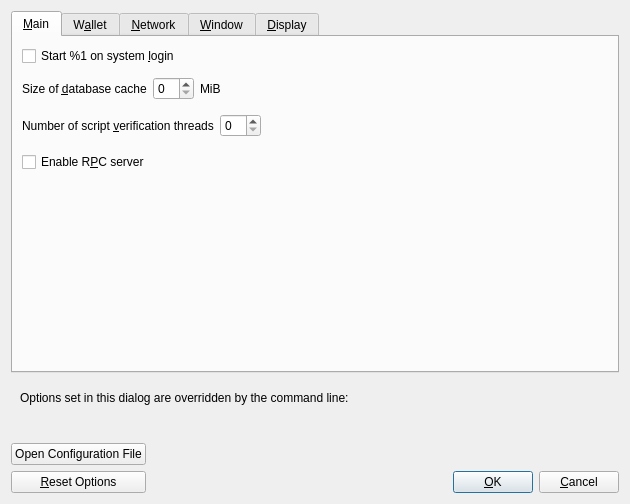
<?xml version="1.0" encoding="UTF-8"?>
<ui version="4.0">
 <class>OptionsDialog</class>
 <widget class="QDialog" name="OptionsDialog">
  <property name="geometry">
   <rect>
    <x>0</x>
    <y>0</y>
    <width>630</width>
    <height>440</height>
   </rect>
  </property>
  <property name="windowTitle">
   <string>Options</string>
  </property>
  <property name="modal">
   <bool>true</bool>
  </property>
  <layout class="QVBoxLayout" name="verticalLayout">
   <item>
    <widget class="QTabWidget" name="tabWidget">
     <property name="currentIndex">
      <number>0</number>
     </property>
     <widget class="QWidget" name="tabMain">
      <attribute name="title">
       <string>&amp;Main</string>
      </attribute>
      <layout class="QVBoxLayout" name="verticalLayout_Main">
       <item>
        <widget class="QCheckBox" name="bitcoinAtStartup">
         <property name="toolTip">
          <string>Automatically start %1 after logging in to the system.</string>
         </property>
         <property name="text">
          <string>Start %1 on system &amp;login</string>
         </property>
        </widget>
       </item>
       <item>
        <spacer name="horizontalSpacer_0_Main">
         <property name="orientation">
          <enum>Qt::Horizontal</enum>
         </property>
         <property name="sizeHint" stdset="0">
          <size>
           <width>40</width>
           <height>5</height>
          </size>
         </property>
        </spacer>
       </item>
       <item>
        <layout class="QHBoxLayout" name="horizontalLayout_2_Main">
         <item>
          <widget class="QLabel" name="databaseCacheLabel">
           <property name="toolTip">
            <string extracomment="Tooltip text for Options window setting that sets the size of the database cache. Explains the corresponding effects of increasing/decreasing this value.">Maximum database cache size. A larger cache can contribute to faster sync, after which the benefit is less pronounced for most use cases. Lowering the cache size will reduce memory usage. Unused mempool memory is shared for this cache.</string>
           </property>
           <property name="text">
            <string>Size of &amp;database cache</string>
           </property>
           <property name="textFormat">
            <enum>Qt::PlainText</enum>
           </property>
           <property name="buddy">
            <cstring>databaseCache</cstring>
           </property>
          </widget>
         </item>
         <item>
          <widget class="QSpinBox" name="databaseCache"/>
         </item>
         <item>
          <widget class="QLabel" name="databaseCacheUnitLabel">
           <property name="text">
            <string>MiB</string>
           </property>
           <property name="textFormat">
            <enum>Qt::PlainText</enum>
           </property>
          </widget>
         </item>
         <item>
          <spacer name="horizontalSpacer_2_Main">
           <property name="orientation">
            <enum>Qt::Horizontal</enum>
           </property>
           <property name="sizeHint" stdset="0">
            <size>
             <width>40</width>
             <height>20</height>
            </size>
           </property>
          </spacer>
         </item>
        </layout>
       </item>
       <item>
        <layout class="QHBoxLayout" name="horizontalLayout_Main_VerifyLabel">
         <item>
          <widget class="QLabel" name="threadsScriptVerifLabel">
           <property name="toolTip">
            <string extracomment="Tooltip text for Options window setting that sets the number of script verification threads. Explains that negative values mean to leave these many cores free to the system.">Set the number of script verification threads. Negative values correspond to the number of cores you want to leave free to the system.</string>
           </property>
           <property name="text">
            <string>Number of script &amp;verification threads</string>
           </property>
           <property name="textFormat">
            <enum>Qt::PlainText</enum>
           </property>
           <property name="buddy">
            <cstring>threadsScriptVerif</cstring>
           </property>
          </widget>
         </item>
         <item>
          <widget class="QSpinBox" name="threadsScriptVerif">
           <property name="toolTip">
            <string>(0 = auto, &lt;0 = leave that many cores free)</string>
           </property>
          </widget>
         </item>
         <item>
          <spacer name="horizontalSpacer_Main_Threads">
           <property name="orientation">
            <enum>Qt::Horizontal</enum>
           </property>
           <property name="sizeHint" stdset="0">
            <size>
             <width>40</width>
             <height>40</height>
            </size>
           </property>
          </spacer>
         </item>
        </layout>
       </item>
       <item>
        <widget class="QCheckBox" name="enableServer">
         <property name="toolTip">
          <string extracomment="Tooltip text for Options window setting that enables the RPC server.">This allows you or a third party tool to communicate with the node through command-line and JSON-RPC commands.</string>
         </property>
         <property name="text">
          <string extracomment="An Options window setting to enable the RPC server.">Enable R&amp;PC server</string>
         </property>
        </widget>
       </item>
       <item>
        <spacer name="verticalSpacer_Main">
         <property name="orientation">
          <enum>Qt::Vertical</enum>
         </property>
         <property name="sizeHint" stdset="0">
          <size>
           <width>20</width>
           <height>40</height>
          </size>
         </property>
        </spacer>
       </item>
      </layout>
     </widget>
     <widget class="QWidget" name="tabWallet">
      <attribute name="title">
       <string>W&amp;allet</string>
      </attribute>
      <layout class="QVBoxLayout" name="verticalLayout_Wallet">
       <item>
        <widget class="QCheckBox" name="subFeeFromAmount">
         <property name="toolTip">
          <string extracomment="Tooltip text for Options window setting that sets subtracting the fee from a sending amount as default.">Whether to set subtract fee from amount as default or not.</string>
         </property>
         <property name="text">
          <string extracomment="An Options window setting to set subtracting the fee from a sending amount as default.">Subtract &amp;fee from amount by default</string>
         </property>
        </widget>
       </item>
       <item>
        <widget class="QGroupBox" name="groupBox">
         <property name="title">
          <string>Expert</string>
         </property>
         <layout class="QVBoxLayout" name="verticalLayout_2">
          <item>
           <widget class="QCheckBox" name="coinControlFeatures">
            <property name="toolTip">
             <string>Whether to show coin control features or not.</string>
            </property>
            <property name="text">
             <string>Enable coin &amp;control features</string>
            </property>
           </widget>
          </item>
          <item>
           <widget class="QCheckBox" name="spendZeroConfChange">
            <property name="toolTip">
             <string>If you disable the spending of unconfirmed change, the change from a transaction cannot be used until that transaction has at least one confirmation. This also affects how your balance is computed.</string>
            </property>
            <property name="text">
             <string>&amp;Spend unconfirmed change</string>
            </property>
           </widget>
          </item>
          <item>
           <widget class="QCheckBox" name="m_enable_psbt_controls">
            <property name="text">
             <string extracomment="An options window setting to enable PSBT controls.">Enable &amp;PSBT controls</string>
            </property>
            <property name="toolTip">
             <string extracomment="Tooltip text for options window setting that enables PSBT controls.">Whether to show PSBT controls.</string>
            </property>
           </widget>
          </item>
          <item>
           <widget class="QCheckBox" name="checkGithub">
            <property name="toolTip">
             <string>Whether to check official github for wallet updates on the startup.</string>
            </property>
            <property name="text">
             <string>&amp;Check github for updates on startup</string>
            </property>
           </widget>
          </item>
          <item>
           <widget class="QCheckBox" name="splitCoins">
            <property name="toolTip">
             <string>Whether to split coins or not during minting.</string>
            </property>
            <property name="text">
             <string>&amp;Split coins when minting</string>
            </property>
           </widget>
          </item>
          <item>
           <widget class="QCheckBox" name="combineCoins">
            <property name="toolTip">
             <string>Whether to combine coins or not during minting.</string>
            </property>
            <property name="text">
             <string>&amp;Combine coins when minting</string>
            </property>
           </widget>
          </item>
          <item>
           <layout class="QHBoxLayout" name="horizontalLayout_minting" stretch="0,0,0,0">
            <item>
             <widget class="QLabel" name="maxMintingUtxosLabel">
              <property name="text">
               <string>&amp;Maximum minting outputs:</string>
              </property>
              <property name="textFormat">
               <enum>Qt::PlainText</enum>
              </property>
              <property name="buddy">
               <cstring>maxMintingUtxos</cstring>
              </property>
             </widget>
            </item>
            <item>
             <widget class="QLineEdit" name="maxMintingUtxos">
              <property name="minimumSize">
               <size>
                <width>55</width>
                <height>0</height>
               </size>
              </property>
              <property name="maximumSize">
               <size>
                <width>55</width>
                <height>16777215</height>
               </size>
              </property>
              <property name="toolTip">
               <string>Maximum number of minting outputs (e.g. 1000)</string>
              </property>
             </widget>
            </item>
           </layout>
          </item>
         </layout>
        </widget>
       </item>
       <item>
        <widget class="QGroupBox" name="groupBoxHww">
         <property name="title">
          <string>External Signer (e.g. hardware wallet)</string>
         </property>
         <layout class="QVBoxLayout" name="verticalLayoutHww">
          <item>
           <layout class="QHBoxLayout" name="horizontalLayoutHww">
            <item>
             <widget class="QLabel" name="externalSignerPathLabel">
              <property name="text">
               <string>&amp;External signer script path</string>
              </property>
              <property name="buddy">
               <cstring>externalSignerPath</cstring>
              </property>
             </widget>
            </item>
            <item>
             <widget class="QLineEdit" name="externalSignerPath">
              <property name="toolTip">
               <string>Full path to a %1 compatible script (e.g. C:\Downloads\hwi.exe or /Users/you/Downloads/hwi.py). Beware: malware can steal your coins!</string>
              </property>
             </widget>
            </item>
           </layout>
          </item>
         </layout>
        </widget>
       </item>
       <item>
        <spacer name="verticalSpacer_Wallet">
         <property name="orientation">
          <enum>Qt::Vertical</enum>
         </property>
         <property name="sizeHint" stdset="0">
          <size>
           <width>20</width>
           <height>40</height>
          </size>
         </property>
        </spacer>
       </item>
      </layout>
     </widget>
     <widget class="QWidget" name="tabNetwork">
      <attribute name="title">
       <string>&amp;Network</string>
      </attribute>
      <layout class="QVBoxLayout" name="verticalLayout_Network">
       <item>
        <widget class="QCheckBox" name="mapPortUpnp">
         <property name="toolTip">
          <string>Automatically open the EqualishCoin client port on the router. This only works when your router supports UPnP and it is enabled.</string>
         </property>
         <property name="text">
          <string>Map port using &amp;UPnP</string>
         </property>
        </widget>
       </item>
       <item>
        <widget class="QCheckBox" name="mapPortNatpmp">
         <property name="toolTip">
          <string>Automatically open the Bitcoin client port on the router. This only works when your router supports NAT-PMP and it is enabled. The external port could be random.</string>
         </property>
         <property name="text">
          <string>Map port using NA&amp;T-PMP</string>
         </property>
        </widget>
       </item>
       <item>
        <widget class="QCheckBox" name="allowIncoming">
         <property name="toolTip">
          <string>Accept connections from outside.</string>
         </property>
         <property name="text">
          <string>Allow incomin&amp;g connections</string>
         </property>
        </widget>
       </item>
       <item>
        <widget class="QCheckBox" name="connectSocks">
         <property name="toolTip">
          <string>Connect to the EqualishCoin network through a SOCKS5 proxy.</string>
         </property>
         <property name="text">
          <string>&amp;Connect through SOCKS5 proxy (default proxy):</string>
         </property>
        </widget>
       </item>
       <item>
        <layout class="QHBoxLayout" name="horizontalLayout_1_Network">
         <item>
          <widget class="QLabel" name="proxyIpLabel">
           <property name="text">
            <string>Proxy &amp;IP:</string>
           </property>
           <property name="textFormat">
            <enum>Qt::PlainText</enum>
           </property>
           <property name="buddy">
            <cstring>proxyIp</cstring>
           </property>
          </widget>
         </item>
         <item>
          <widget class="QValidatedLineEdit" name="proxyIp">
           <property name="minimumSize">
            <size>
             <width>140</width>
             <height>0</height>
            </size>
           </property>
           <property name="maximumSize">
            <size>
             <width>140</width>
             <height>16777215</height>
            </size>
           </property>
           <property name="toolTip">
            <string>IP address of the proxy (e.g. IPv4: 127.0.0.1 / IPv6: ::1)</string>
           </property>
          </widget>
         </item>
         <item>
          <widget class="QLabel" name="proxyPortLabel">
           <property name="text">
            <string>&amp;Port:</string>
           </property>
           <property name="textFormat">
            <enum>Qt::PlainText</enum>
           </property>
           <property name="buddy">
            <cstring>proxyPort</cstring>
           </property>
          </widget>
         </item>
         <item>
          <widget class="QLineEdit" name="proxyPort">
           <property name="minimumSize">
            <size>
             <width>55</width>
             <height>0</height>
            </size>
           </property>
           <property name="maximumSize">
            <size>
             <width>55</width>
             <height>16777215</height>
            </size>
           </property>
           <property name="toolTip">
            <string>Port of the proxy (e.g. 9050)</string>
           </property>
          </widget>
         </item>
         <item>
          <spacer name="horizontalSpacer_1_Network">
           <property name="orientation">
            <enum>Qt::Horizontal</enum>
           </property>
           <property name="sizeHint" stdset="0">
            <size>
             <width>40</width>
             <height>20</height>
            </size>
           </property>
          </spacer>
         </item>
        </layout>
       </item>
       <item>
        <layout class="QHBoxLayout" name="horizontalLayout_2_Network">
         <item>
          <widget class="QLabel" name="proxyActiveNets">
           <property name="text">
            <string>Used for reaching peers via:</string>
           </property>
           <property name="textFormat">
            <enum>Qt::PlainText</enum>
           </property>
          </widget>
         </item>
         <item>
          <widget class="QCheckBox" name="proxyReachIPv4">
           <property name="enabled">
            <bool>false</bool>
           </property>
           <property name="toolTip">
            <string>Shows if the supplied default SOCKS5 proxy is used to reach peers via this network type.</string>
           </property>
           <property name="text">
            <string/>
           </property>
          </widget>
         </item>
         <item>
          <widget class="QLabel" name="proxyReachIPv4Label">
           <property name="text">
            <string>IPv4</string>
           </property>
           <property name="textFormat">
            <enum>Qt::PlainText</enum>
           </property>
          </widget>
         </item>
         <item>
          <widget class="QCheckBox" name="proxyReachIPv6">
           <property name="enabled">
            <bool>false</bool>
           </property>
           <property name="toolTip">
            <string>Shows if the supplied default SOCKS5 proxy is used to reach peers via this network type.</string>
           </property>
           <property name="text">
            <string/>
           </property>
          </widget>
         </item>
         <item>
          <widget class="QLabel" name="proxyReachIPv6Label">
           <property name="text">
            <string>IPv6</string>
           </property>
           <property name="textFormat">
            <enum>Qt::PlainText</enum>
           </property>
          </widget>
         </item>
         <item>
          <widget class="QCheckBox" name="proxyReachTor">
           <property name="enabled">
            <bool>false</bool>
           </property>
           <property name="toolTip">
            <string>Shows if the supplied default SOCKS5 proxy is used to reach peers via this network type.</string>
           </property>
           <property name="text">
            <string/>
           </property>
          </widget>
         </item>
         <item>
          <widget class="QLabel" name="proxyReachTorLabel">
           <property name="text">
            <string>Tor</string>
           </property>
           <property name="textFormat">
            <enum>Qt::PlainText</enum>
           </property>
          </widget>
         </item>
         <item>
          <spacer name="horizontalSpacer_2_Network">
           <property name="orientation">
            <enum>Qt::Horizontal</enum>
           </property>
           <property name="sizeHint" stdset="0">
            <size>
             <width>40</width>
             <height>20</height>
            </size>
           </property>
          </spacer>
         </item>
        </layout>
       </item>
       <item>
        <widget class="QCheckBox" name="connectSocksTor">
         <property name="toolTip">
          <string>Connect to the EqualishCoin network through a separate SOCKS5 proxy for Tor onion services.</string>
         </property>
         <property name="text">
          <string>Use separate SOCKS&amp;5 proxy to reach peers via Tor onion services:</string>
         </property>
        </widget>
       </item>
       <item>
        <layout class="QHBoxLayout" name="horizontalLayout_3_Network">
         <item>
          <widget class="QLabel" name="proxyIpTorLabel">
           <property name="text">
            <string>Proxy &amp;IP:</string>
           </property>
           <property name="textFormat">
            <enum>Qt::PlainText</enum>
           </property>
           <property name="buddy">
            <cstring>proxyIpTor</cstring>
           </property>
          </widget>
         </item>
         <item>
          <widget class="QValidatedLineEdit" name="proxyIpTor">
           <property name="minimumSize">
            <size>
             <width>140</width>
             <height>0</height>
            </size>
           </property>
           <property name="maximumSize">
            <size>
             <width>140</width>
             <height>16777215</height>
            </size>
           </property>
           <property name="toolTip">
            <string>IP address of the proxy (e.g. IPv4: 127.0.0.1 / IPv6: ::1)</string>
           </property>
          </widget>
         </item>
         <item>
          <widget class="QLabel" name="proxyPortTorLabel">
           <property name="text">
            <string>&amp;Port:</string>
           </property>
           <property name="textFormat">
            <enum>Qt::PlainText</enum>
           </property>
           <property name="buddy">
            <cstring>proxyPortTor</cstring>
           </property>
          </widget>
         </item>
         <item>
          <widget class="QLineEdit" name="proxyPortTor">
           <property name="minimumSize">
            <size>
             <width>55</width>
             <height>0</height>
            </size>
           </property>
           <property name="maximumSize">
            <size>
             <width>55</width>
             <height>16777215</height>
            </size>
           </property>
           <property name="toolTip">
            <string>Port of the proxy (e.g. 9050)</string>
           </property>
          </widget>
         </item>
         <item>
          <spacer name="horizontalSpacer_4_Network">
           <property name="orientation">
            <enum>Qt::Horizontal</enum>
           </property>
           <property name="sizeHint" stdset="0">
            <size>
             <width>40</width>
             <height>20</height>
            </size>
           </property>
          </spacer>
         </item>
        </layout>
       </item>
       <item>
        <spacer name="verticalSpacer_Network">
         <property name="orientation">
          <enum>Qt::Vertical</enum>
         </property>
         <property name="sizeHint" stdset="0">
          <size>
           <width>20</width>
           <height>40</height>
          </size>
         </property>
        </spacer>
       </item>
      </layout>
     </widget>
     <widget class="QWidget" name="tabWindow">
      <attribute name="title">
       <string>&amp;Window</string>
      </attribute>
      <layout class="QVBoxLayout" name="verticalLayout_Window">
       <item>
        <widget class="QCheckBox" name="showTrayIcon">
         <property name="toolTip">
          <string>Show the icon in the system tray.</string>
         </property>
         <property name="text">
          <string>&amp;Show tray icon</string>
         </property>
         <property name="checked">
          <bool>true</bool>
         </property>
        </widget>
       </item>
       <item>
        <widget class="QCheckBox" name="minimizeToTray">
         <property name="toolTip">
          <string>Show only a tray icon after minimizing the window.</string>
         </property>
         <property name="text">
          <string>&amp;Minimize to the tray instead of the taskbar</string>
         </property>
        </widget>
       </item>
       <item>
        <widget class="QCheckBox" name="minimizeOnClose">
         <property name="toolTip">
          <string>Minimize instead of exit the application when the window is closed. When this option is enabled, the application will be closed only after selecting Exit in the menu.</string>
         </property>
         <property name="text">
          <string>M&amp;inimize on close</string>
         </property>
        </widget>
       </item>
       <item>
        <spacer name="verticalSpacer_Window">
         <property name="orientation">
          <enum>Qt::Vertical</enum>
         </property>
         <property name="sizeHint" stdset="0">
          <size>
           <width>20</width>
           <height>40</height>
          </size>
         </property>
        </spacer>
       </item>
      </layout>
     </widget>
     <widget class="QWidget" name="tabDisplay">
      <attribute name="title">
       <string>&amp;Display</string>
      </attribute>
      <layout class="QVBoxLayout" name="verticalLayout_Display">
       <item>
        <layout class="QHBoxLayout" name="horizontalLayout_1_Display">
         <item>
          <widget class="QLabel" name="langLabel">
           <property name="text">
            <string>User Interface &amp;language:</string>
           </property>
           <property name="textFormat">
            <enum>Qt::PlainText</enum>
           </property>
           <property name="buddy">
            <cstring>lang</cstring>
           </property>
          </widget>
         </item>
         <item>
          <widget class="QValueComboBox" name="lang">
           <property name="toolTip">
            <string>The user interface language can be set here. This setting will take effect after restarting %1.</string>
           </property>
          </widget>
         </item>
        </layout>
       </item>
       <item>
        <layout class="QHBoxLayout" name="horizontalLayout_2_Display">
         <item>
          <widget class="QLabel" name="unitLabel">
           <property name="text">
            <string>&amp;Unit to show amounts in:</string>
           </property>
           <property name="textFormat">
            <enum>Qt::PlainText</enum>
           </property>
           <property name="buddy">
            <cstring>unit</cstring>
           </property>
          </widget>
         </item>
         <item>
          <widget class="QValueComboBox" name="unit">
           <property name="toolTip">
            <string>Choose the default subdivision unit to show in the interface and when sending coins.</string>
           </property>
          </widget>
         </item>
        </layout>
       </item>
       <item>
        <layout class="QHBoxLayout" name="horizontalLayout_3_Display">
         <item>
          <widget class="QLabel" name="thirdPartyTxUrlsLabel">
           <property name="toolTip">
            <string>Third-party URLs (e.g. a block explorer) that appear in the transactions tab as context menu items. %s in the URL is replaced by transaction hash. Multiple URLs are separated by vertical bar |.</string>
           </property>
           <property name="text">
            <string>&amp;Third-party transaction URLs</string>
           </property>
           <property name="buddy">
            <cstring>thirdPartyTxUrls</cstring>
           </property>
          </widget>
         </item>
         <item>
          <widget class="QLineEdit" name="thirdPartyTxUrls">
           <property name="toolTip">
            <string>Third-party URLs (e.g. a block explorer) that appear in the transactions tab as context menu items. %s in the URL is replaced by transaction hash. Multiple URLs are separated by vertical bar |.</string>
           </property>
           <property name="placeholderText">
            <string notr="true">https://example.com/tx/%s</string>
           </property>
          </widget>
         </item>
        </layout>
       </item>
       <item>
        <widget class="QGroupBox" name="font_groupBox">
         <property name="title">
          <string>Monospaced font in the Overview tab:</string>
         </property>
         <layout class="QVBoxLayout" name="font_verticalLayout">
          <item>
           <layout class="QHBoxLayout" name="embeddedFont_horizontalLayout">
            <item>
             <widget class="QRadioButton" name="embeddedFont_radioButton">
              <property name="text">
               <string>embedded &quot;%1&quot;</string>
              </property>
             </widget>
            </item>
            <item>
             <spacer name="embeddedFont_horizontalSpacer">
              <property name="orientation">
               <enum>Qt::Horizontal</enum>
              </property>
              <property name="sizeHint" stdset="0">
               <size>
                <width>40</width>
                <height>20</height>
               </size>
              </property>
             </spacer>
            </item>
            <item>
             <layout class="QVBoxLayout" name="embeddedFont_verticalLayout">
              <item>
               <widget class="QLabel" name="embeddedFont_label_1">
                <property name="text">
                 <string notr="true">111.11111111 PPC</string>
                </property>
               </widget>
              </item>
              <item>
               <widget class="QLabel" name="embeddedFont_label_9">
                <property name="text">
                 <string notr="true">909.09090909 PPC</string>
                </property>
               </widget>
              </item>
             </layout>
            </item>
           </layout>
          </item>
          <item>
           <widget class="Line" name="font_line">
            <property name="orientation">
             <enum>Qt::Horizontal</enum>
            </property>
           </widget>
          </item>
          <item>
           <layout class="QHBoxLayout" name="systemFont_horizontalLayout">
            <item>
             <widget class="QRadioButton" name="systemFont_radioButton">
              <property name="text">
               <string>closest matching &quot;%1&quot;</string>
              </property>
             </widget>
            </item>
            <item>
             <spacer name="systemFont_horizontalSpacer">
              <property name="orientation">
               <enum>Qt::Horizontal</enum>
              </property>
              <property name="sizeHint" stdset="0">
               <size>
                <width>40</width>
                <height>20</height>
               </size>
              </property>
             </spacer>
            </item>
            <item>
             <layout class="QVBoxLayout" name="systemFont_verticalLayout">
              <item>
               <widget class="QLabel" name="systemFont_label_1">
                <property name="text">
                 <string notr="true">111.11111111 PPC</string>
                </property>
               </widget>
              </item>
              <item>
               <widget class="QLabel" name="systemFont_label_9">
                <property name="text">
                 <string notr="true">909.09090909 PPC</string>
                </property>
               </widget>
              </item>
             </layout>
            </item>
           </layout>
          </item>
         </layout>
        </widget>
       </item>
       <item>
        <spacer name="verticalSpacer_Display">
         <property name="orientation">
          <enum>Qt::Vertical</enum>
         </property>
         <property name="sizeHint" stdset="0">
          <size>
           <width>20</width>
           <height>40</height>
          </size>
         </property>
        </spacer>
       </item>
      </layout>
     </widget>
    </widget>
   </item>
   <item>
    <widget class="QFrame" name="frame">
     <layout class="QVBoxLayout" name="verticalLayout_Bottom">
      <item>
       <layout class="QHBoxLayout" name="horizontalLayout_Bottom">
        <item>
         <widget class="QLabel" name="overriddenByCommandLineInfoLabel">
          <property name="text">
           <string>Options set in this dialog are overridden by the command line:</string>
          </property>
          <property name="textFormat">
           <enum>Qt::PlainText</enum>
          </property>
         </widget>
        </item>
        <item>
         <spacer name="horizontalSpacer_Bottom">
          <property name="orientation">
           <enum>Qt::Horizontal</enum>
          </property>
          <property name="sizeHint" stdset="0">
           <size>
            <width>40</width>
            <height>20</height>
           </size>
          </property>
         </spacer>
        </item>
       </layout>
      </item>
      <item>
       <widget class="QLabel" name="overriddenByCommandLineLabel">
        <property name="text">
         <string/>
        </property>
        <property name="textFormat">
         <enum>Qt::PlainText</enum>
        </property>
        <property name="wordWrap">
         <bool>true</bool>
        </property>
       </widget>
      </item>
     </layout>
    </widget>
   </item>
   <item>
    <layout class="QHBoxLayout" name="horizontalLayout_Buttons">
     <item>
      <layout class="QVBoxLayout" name="verticalLayout_Buttons">
       <item>
        <widget class="QPushButton" name="openBitcoinConfButton">
         <property name="toolTip">
          <string>Open the %1 configuration file from the working directory.</string>
         </property>
         <property name="text">
          <string>Open Configuration File</string>
         </property>
         <property name="autoDefault">
          <bool>false</bool>
         </property>
        </widget>
       </item>
       <item>
        <widget class="QPushButton" name="resetButton">
         <property name="toolTip">
          <string>Reset all client options to default.</string>
         </property>
         <property name="text">
          <string>&amp;Reset Options</string>
         </property>
         <property name="autoDefault">
          <bool>false</bool>
         </property>
        </widget>
       </item>
      </layout>
     </item>
     <item>
      <spacer name="horizontalSpacer_1">
       <property name="orientation">
        <enum>Qt::Horizontal</enum>
       </property>
       <property name="sizeHint" stdset="0">
        <size>
         <width>40</width>
         <height>48</height>
        </size>
       </property>
      </spacer>
     </item>
     <item>
      <widget class="QLabel" name="statusLabel">
       <property name="minimumSize">
        <size>
         <width>200</width>
         <height>0</height>
        </size>
       </property>
       <property name="font">
        <font>
         <weight>75</weight>
         <bold>true</bold>
        </font>
       </property>
       <property name="text">
        <string/>
       </property>
       <property name="textFormat">
        <enum>Qt::PlainText</enum>
       </property>
       <property name="wordWrap">
        <bool>true</bool>
       </property>
      </widget>
     </item>
     <item>
      <spacer name="horizontalSpacer_2">
       <property name="orientation">
        <enum>Qt::Horizontal</enum>
       </property>
       <property name="sizeHint" stdset="0">
        <size>
         <width>40</width>
         <height>48</height>
        </size>
       </property>
      </spacer>
     </item>
     <item>
      <layout class="QVBoxLayout" name="verticalLayout_4">
       <item>
        <spacer name="verticalSpacer">
         <property name="orientation">
          <enum>Qt::Vertical</enum>
         </property>
         <property name="sizeHint" stdset="0">
          <size>
           <width>20</width>
           <height>40</height>
          </size>
         </property>
        </spacer>
       </item>
       <item>
        <layout class="QHBoxLayout" name="horizontalLayout">
         <item>
          <widget class="QPushButton" name="okButton">
           <property name="text">
            <string>&amp;OK</string>
           </property>
           <property name="autoDefault">
            <bool>false</bool>
           </property>
           <property name="default">
            <bool>true</bool>
           </property>
          </widget>
         </item>
         <item>
          <widget class="QPushButton" name="cancelButton">
           <property name="text">
            <string>&amp;Cancel</string>
           </property>
           <property name="autoDefault">
            <bool>false</bool>
           </property>
          </widget>
         </item>
        </layout>
       </item>
      </layout>
     </item>
    </layout>
   </item>
  </layout>
 </widget>
 <customwidgets>
  <customwidget>
   <class>QValidatedLineEdit</class>
   <extends>QLineEdit</extends>
   <header>qt/qvalidatedlineedit.h</header>
  </customwidget>
  <customwidget>
   <class>QValueComboBox</class>
   <extends>QComboBox</extends>
   <header>qt/qvaluecombobox.h</header>
  </customwidget>
 </customwidgets>
 <resources/>
 <connections/>
</ui>
